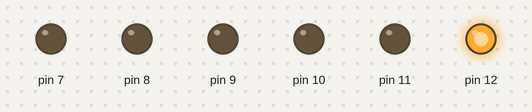
Simulated run of this sketch. Board: Arduino Uno, built with avr-gcc and run on an emulated ATmega328P. Shown: output pins drawn as LEDs (lit = HIGH).

Above: at 0.2 s.
At 1.7 s:
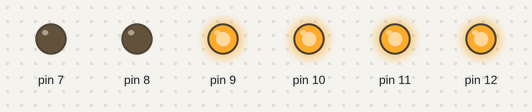
At 2.7 s:
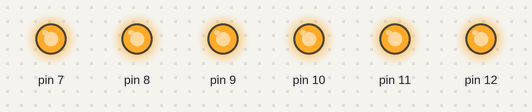
At 3.7 s:
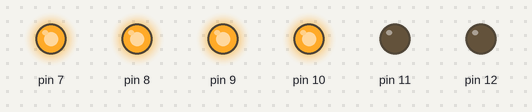
At 5.2 s:
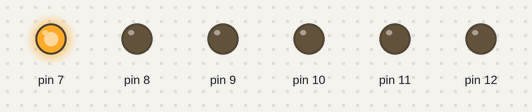
At 7.2 s:
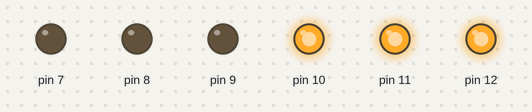
Timing chart, 0 to 7.8 s (numbered marks = the images above):
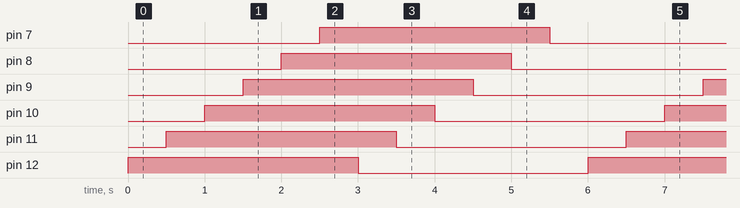

Measured:
- by itself, pin 7–12: alternates HIGH for 3.0 s and LOW for 3.0 s
- by itself, everything shown: repeats every 6.0 s, in 12 steps

The sketch:

mulearn31.ino
```cpp
void setup()
{
  pinMode(12, OUTPUT);
  pinMode(11, OUTPUT);
  pinMode(10, OUTPUT);
  pinMode(9, OUTPUT);
  pinMode(8, OUTPUT);
  pinMode(7, OUTPUT);
}

void loop()
{
  for(int i=12; i>6; i=i-1){
    digitalWrite(i, HIGH);
    delay(500);}
  for(int i=12; i>6; i=i-1){
    digitalWrite(i, LOW);
    delay(500);}
}
```
